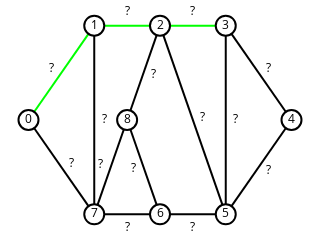

Here is the notebook cell this chart was saved with:
### Markdown cell above
### Exercício 5

Use cores para dar um exemplo de caminho no grafo `ug`.

### Code cell
ug.edges[0, 1]['color'] = (0, 255, 0)
ug.edges[1, 2]['color'] = (0, 255, 0)
ug.edges[2, 3]['color'] = (0, 255, 0)
sn.show_graph(ug, nlab=True, elab=True)

### Figure 1 — Plotly figure (JSON) as saved in the notebook; plotly's stock layout.template omitted (floating-point values rounded to 4 significant figures)
{"data": [{"hoverinfo": "none", "line": {"color": "rgb(0, 0, 0)", "width": 2}, "mode": "lines", "x": [0, 0.25, null, 0.25, 0.25, null, 0.5, 0.375, null, 0.5, 0.75, null, 0.75, 1, null, 0.75, 0.75, null, 1, 0.75, null, 0.75, 0.5, null, 0.5, 0.375, null, 0.5, 0.25, null, 0.25, 0.375, null], "y": [0.5, 0, null, 1, 0, null, 1, 0.5, null, 1, 0, null, 1, 0.5, null, 1, 0, null, 0.5, 0, null, 0, 0, null, 0, 0.5, null, 0, 0, null, 0, 0.5, null]}, {"hoverinfo": "none", "line": {"color": "rgb(0, 255, 0)", "width": 2}, "mode": "lines", "x": [0, 0.25, null, 0.25, 0.5, null, 0.5, 0.75, null], "y": [0.5, 1, null, 1, 1, null, 1, 1, null]}, {"hoverinfo": "none", "marker": {"color": "rgb(255, 255, 255)", "line": {"color": "rgb(0, 0, 0)", "width": 2}, "size": 20}, "mode": "markers+text", "text": ["0", "1", "2", "3", "4", "5", "6", "7", "8"], "textfont": {"color": "rgb(0, 0, 0)"}, "textposition": "middle center", "x": [0, 0.25, 0.5, 0.75, 1, 0.75, 0.5, 0.25, 0.375], "y": [0.5, 1, 1, 1, 0.5, 0, 0, 0, 0.5]}, {"hoverinfo": "none", "mode": "text", "text": ["?", "?", "?", "?", "?", "?", "?", "?", "?", "?", "?", "?", "?", "?"], "textfont": {"color": "rgb(0, 0, 0)"}, "textposition": "middle center", "x": [0.08835, 0.1616, 0.375, 0.2879, 0.4751, 0.625, 0.6626, 0.9116, 0.7879, 0.9116, 0.625, 0.3999, 0.375, 0.2749], "y": [0.7683, 0.2683, 1.072, 0.5, 0.7406, 1.072, 0.5094, 0.7683, 0.5, 0.2317, -0.07246, 0.2406, -0.07246, 0.2594]}], "layout": {"height": 180, "margin": {"b": 0, "l": 0, "r": 0, "t": 0}, "showlegend": false, "width": 320, "xaxis": {"showgrid": false, "showticklabels": false, "zeroline": false}, "yaxis": {"showgrid": false, "showticklabels": false, "zeroline": false}}}
